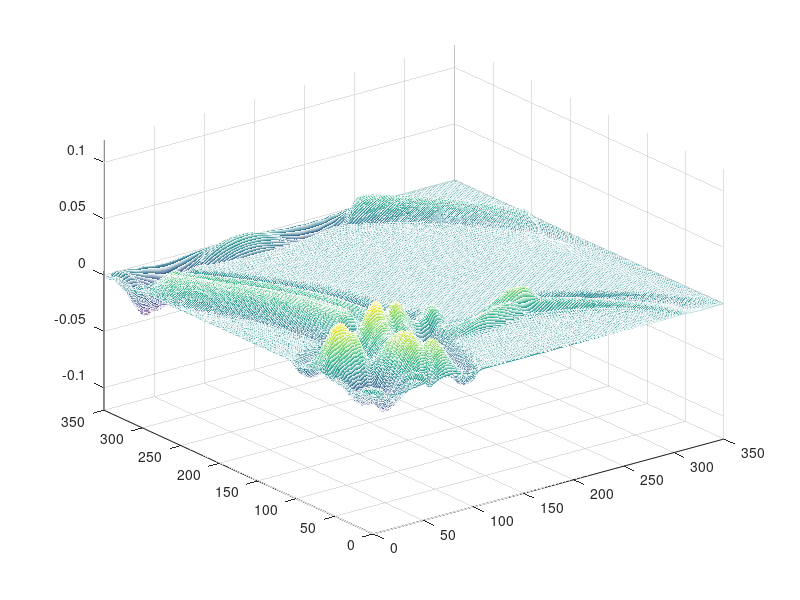

This figure's MATLAB source:

% the 2-d wave equation - simulation of a square drum hit in the center
clear
nx=350;
nt=350;
dt = .005;

dx = 2.5/(nx-1);
dy = 2.5/(nx-1);

c=1;
c1=dt^2*c^2/dx^2;

un=zeros(nx,nx);
unm1=zeros(nx,nx);
u=zeros(nx,nx);

R = 20;
for i=1:nx      % set up initial pulse in center of grid
    for j=1:nx
        d = sqrt((i-125)^2 + (j-125)^2);
        if  d<R
            u(i,j) = .2*sin(pi/2+d/R*pi/2);
            un(i,j) = u(i,j);
        end
    end
end
 

for n=1:nt
    u(100:140,150)=0;
    u(100,150:220)=0;
    u(140,150:220)=0;
    unm1 = un;   % un becomes unm1, u becomes un
    un = u;      % and we're ready to calculate un+1
    
    if(1==1)     % use Laplace operator
        D=[0 1 0; 1 -4 1; 0 1 0]; % 2d Laplace operator
        u=2*un - unm1 + c1*conv2(un,D,'same'); % 
    else
      

      for i = 2:nx-1     % do explicit calculation
          for j = 2:nx-1
             u(i,j) = 2*un(i,j) - unm1(i,j) ...
             + c1*(un(i+1,j) -2*un(i,j) +  un(i-1,j) ...
              + un(i,j+1) -2*un(i,j) +  un(i,j-1) );
          end
       end
    end
        
    if mod(n,5)==0     % animate graph
        mesh(un)   
        axis([0 nx 0 nx -.12 .12])
        shg
        pause(0.01)
    end
end